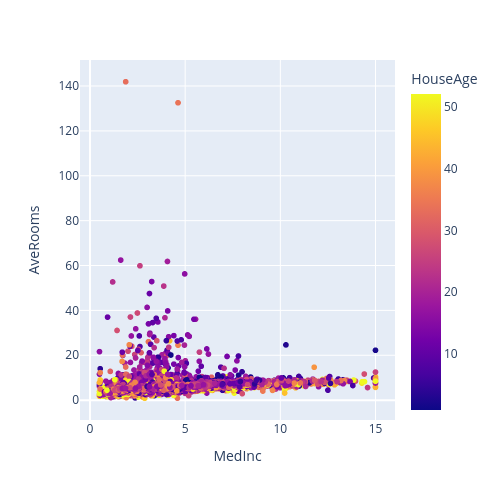

Write notebook code for a chart like this one.
### Code cell
fig = px.scatter(data,x='MedInc', y='AveRooms', color='HouseAge', width=500, height=500)
fig.show()

### Figure 1 — Plotly figure (JSON) as saved in the notebook; plotly's stock layout.template omitted (floating-point values rounded to 4 significant figures; data arrays with more than 128 entries replaced by an {"elided": "..."} marker saying what was removed)
{"data": [{"hovertemplate": "MedInc=%{x}<br>AveRooms=%{y}<br>HouseAge=%{marker.color}<extra></extra>", "legendgroup": "", "marker": {"color": {"elided": "20640 int values"}, "coloraxis": "coloraxis", "symbol": "circle"}, "mode": "markers", "name": "", "showlegend": false, "type": "scattergl", "x": {"elided": "20640 float values"}, "xaxis": "x", "y": {"elided": "20640 float values"}, "yaxis": "y"}], "layout": {"coloraxis": {"colorbar": {"title": {"text": "HouseAge"}}, "colorscale": [[0, "#0d0887"], [0.1111, "#46039f"], [0.2222, "#7201a8"], [0.3333, "#9c179e"], [0.4444, "#bd3786"], [0.5556, "#d8576b"], [0.6667, "#ed7953"], [0.7778, "#fb9f3a"], [0.8889, "#fdca26"], [1, "#f0f921"]]}, "height": 500, "legend": {"tracegroupgap": 0}, "margin": {"t": 60}, "width": 500, "xaxis": {"anchor": "y", "domain": [0, 1], "title": {"text": "MedInc"}}, "yaxis": {"anchor": "x", "domain": [0, 1], "title": {"text": "AveRooms"}}}}
